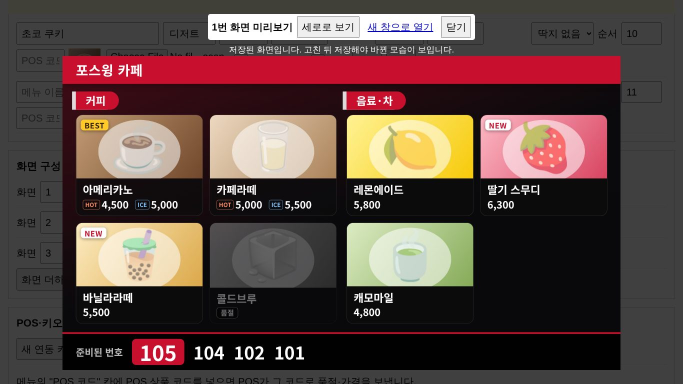
#> input picture digital-menu/docs/guides/images/admin-preview.jpg, 1366 x 768 px, given in place of tv-screen1.png, which was not available (shown at 1/2 size); the run also reads 1 picture not shown here
$ python prepare-images.py ../images/admin-preview.jpg
#> lines starting #> are read from the running program, lines starting #| are printed output that depends on the picture
# make-shots.js가 찍은 화면을 잘라 줄여 ../images 에 넣는다. 사용: python3 prepare-images.py <make-shots 출력 폴더>
import os, sys
from PIL import Image

SRC = sys.argv[1]
D = os.path.join(os.path.dirname(os.path.abspath(__file__)), '..', 'images')


def save(src, dst, crop=None, width=None, jpeg=False):
#> called with src = 'tv-screen1.png', dst = 'tv-screen1.jpg', width = 1280, jpeg = True
    im = Image.open(os.path.join(SRC, src)).convert('RGB')
#> im is the input picture: PIL image 1366x768 RGB; mean R, G, B 90.4, 70.3, 65.5
    if crop:
        im = im.crop(crop)
    if width and im.width > width:
        im = im.resize((width, round(im.height * width / im.width)), Image.LANCZOS)
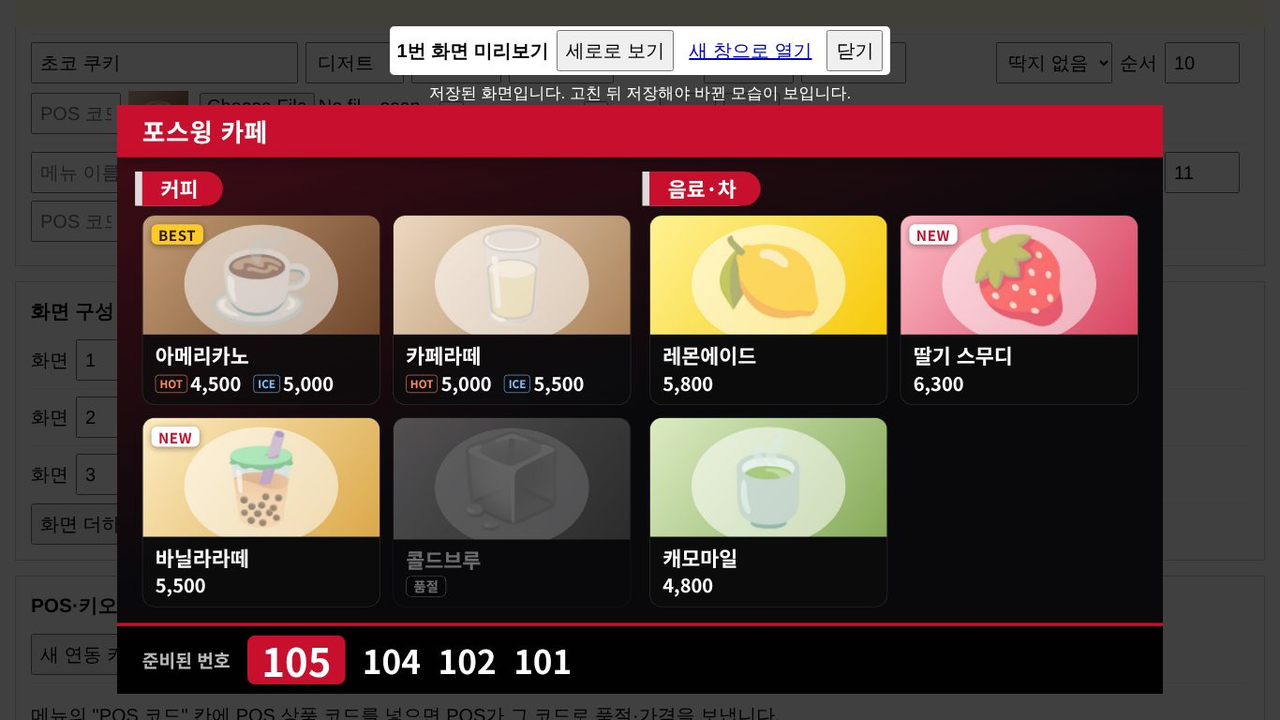
#> im: PIL image 1280x720 RGB; mean R, G, B 90.3, 70.2, 65.5
    if jpeg:
        im.save(os.path.join(D, dst), quality=82, optimize=True)
    else:
        im.quantize(colors=128, method=Image.Quantize.MEDIANCUT).save(os.path.join(D, dst), optimize=True)


for n in (1, 2, 3):
    save(f'tv-screen{n}.png', f'tv-screen{n}.jpg', width=1280, jpeg=True)
#> pass 2 of the loop `for n in (1, 2, 3):`:
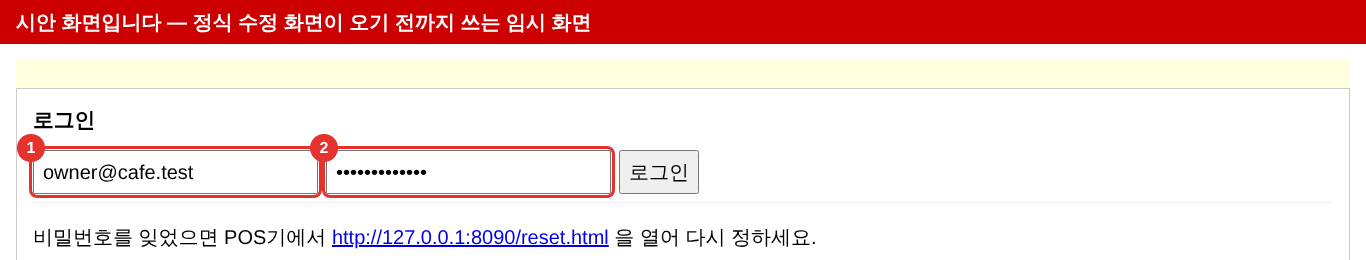
#> input picture digital-menu/docs/guides/images/admin-first-setup.png, 1366 x 260 px, given in place of tv-screen2.png, which was not available
#> in save, im is the input picture: PIL image 1366x260 RGB; mean R, G, B 241.8, 206.6, 204.1
#> in save (call 2), `im = im.resize((width, round(im.height * width / im.width)), Image.LAN..`:
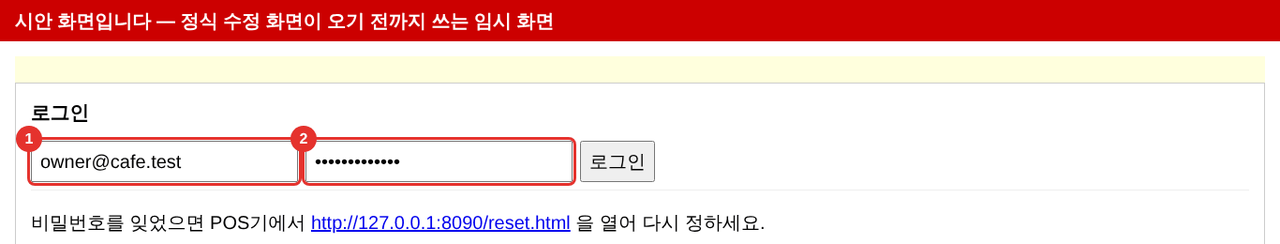
#> im: PIL image 1280x244 RGB; mean R, G, B 241.6, 206.4, 203.9
save('admin-preview.png', 'admin-preview.jpg', jpeg=True)
save('admin-first-setup.png', 'admin-first-setup.png', crop=(0, 0, 1366, 260))
save('admin-top.png', 'admin-top.png')
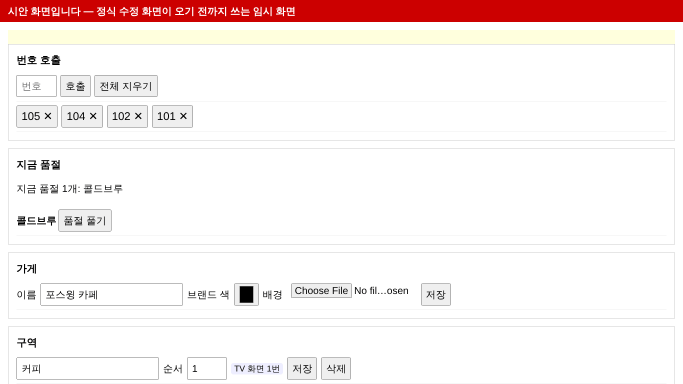
#> input picture digital-menu/docs/guides/images/admin-top.png, 1366 x 768 px, found by its file name (shown at 1/2 size)
#> in save, im is the input picture: PIL image 1366x768 RGB; mean R, G, B 248.2, 237.2, 236
for n in ['admin-calls', 'admin-soldout', 'admin-sections', 'admin-item-row', 'admin-item-new', 'admin-screens', 'admin-pos', 'devices-list', 'devices-usb']:
#> (the run stopped early here; a loop or call above may not have finished)
